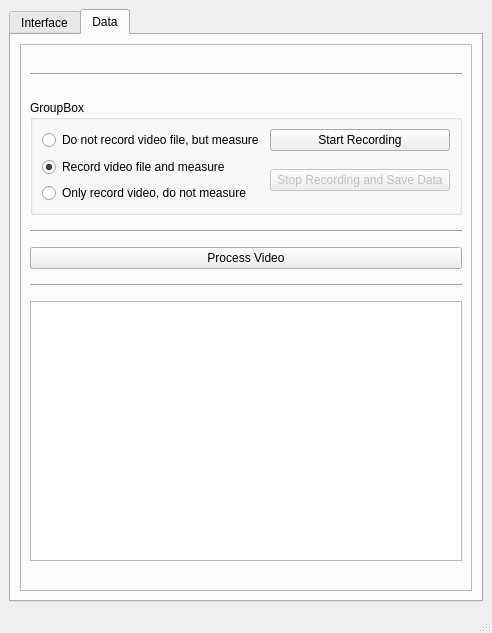
<?xml version="1.0" encoding="UTF-8"?>
<ui version="4.0">
 <class>MainWindow</class>
 <widget class="QMainWindow" name="MainWindow">
  <property name="geometry">
   <rect>
    <x>0</x>
    <y>0</y>
    <width>486</width>
    <height>633</height>
   </rect>
  </property>
  <property name="sizePolicy">
   <sizepolicy hsizetype="Preferred" vsizetype="Preferred">
    <horstretch>0</horstretch>
    <verstretch>0</verstretch>
   </sizepolicy>
  </property>
  <property name="windowTitle">
   <string>Main Control</string>
  </property>
  <property name="styleSheet">
   <string notr="true"/>
  </property>
  <widget class="QWidget" name="centralwidget">
   <layout class="QHBoxLayout" name="horizontalLayout">
    <item>
     <widget class="QTabWidget" name="tabWidget">
      <property name="currentIndex">
       <number>1</number>
      </property>
      <widget class="QWidget" name="tab_interface">
       <attribute name="title">
        <string>Interface</string>
       </attribute>
       <layout class="QVBoxLayout" name="verticalLayout_3">
        <item>
         <widget class="QFrame" name="frame_2">
          <property name="frameShape">
           <enum>QFrame::StyledPanel</enum>
          </property>
          <property name="frameShadow">
           <enum>QFrame::Raised</enum>
          </property>
          <layout class="QGridLayout" name="gridLayout_3">
           <item row="1" column="0" rowspan="2">
            <widget class="QTextBrowser" name="text_vision">
             <property name="documentTitle">
              <string/>
             </property>
            </widget>
           </item>
           <item row="0" column="0">
            <widget class="QLabel" name="label">
             <property name="maximumSize">
              <size>
               <width>16777215</width>
               <height>20</height>
              </size>
             </property>
             <property name="text">
              <string>&lt;html&gt;&lt;head/&gt;&lt;body&gt;&lt;p align=&quot;center&quot;&gt;&lt;span style=&quot; font-weight:600;&quot;&gt;From Vision&lt;/span&gt;&lt;/p&gt;&lt;/body&gt;&lt;/html&gt;</string>
             </property>
            </widget>
           </item>
           <item row="2" column="1">
            <widget class="QPushButton" name="check_vision">
             <property name="enabled">
              <bool>false</bool>
             </property>
             <property name="text">
              <string>Vision Interface Check</string>
             </property>
            </widget>
           </item>
           <item row="1" column="1">
            <widget class="QWidget" name="widget" native="true">
             <layout class="QGridLayout" name="gridLayout_5"/>
            </widget>
           </item>
          </layout>
         </widget>
        </item>
       </layout>
      </widget>
      <widget class="QWidget" name="tab_data">
       <attribute name="title">
        <string>Data</string>
       </attribute>
       <layout class="QVBoxLayout" name="verticalLayout_5">
        <item>
         <widget class="QFrame" name="frame_plot">
          <property name="frameShape">
           <enum>QFrame::StyledPanel</enum>
          </property>
          <property name="frameShadow">
           <enum>QFrame::Raised</enum>
          </property>
          <layout class="QVBoxLayout" name="verticalLayout_6">
           <item>
            <layout class="QGridLayout" name="gridLayout_plot"/>
           </item>
           <item>
            <widget class="Line" name="line_4">
             <property name="minimumSize">
              <size>
               <width>0</width>
               <height>40</height>
              </size>
             </property>
             <property name="orientation">
              <enum>Qt::Horizontal</enum>
             </property>
            </widget>
           </item>
           <item>
            <widget class="QGroupBox" name="groupBox">
             <property name="title">
              <string>GroupBox</string>
             </property>
             <layout class="QGridLayout" name="gridLayout">
              <item row="0" column="0">
               <widget class="QRadioButton" name="recording_meas_only">
                <property name="text">
                 <string>Do not record video file, but measure</string>
                </property>
               </widget>
              </item>
              <item row="0" column="1">
               <widget class="QPushButton" name="recording_start">
                <property name="text">
                 <string>Start Recording</string>
                </property>
               </widget>
              </item>
              <item row="1" column="0">
               <widget class="QRadioButton" name="recording_video_and_meas">
                <property name="text">
                 <string>Record video file and measure</string>
                </property>
                <property name="checked">
                 <bool>true</bool>
                </property>
               </widget>
              </item>
              <item row="2" column="0">
               <widget class="QRadioButton" name="recording_video_only">
                <property name="text">
                 <string>Only record video, do not measure</string>
                </property>
               </widget>
              </item>
              <item row="1" column="1" rowspan="2">
               <widget class="QPushButton" name="recording_stop">
                <property name="enabled">
                 <bool>false</bool>
                </property>
                <property name="minimumSize">
                 <size>
                  <width>180</width>
                  <height>0</height>
                 </size>
                </property>
                <property name="text">
                 <string>Stop Recording and Save Data</string>
                </property>
               </widget>
              </item>
             </layout>
            </widget>
           </item>
           <item>
            <widget class="Line" name="line">
             <property name="minimumSize">
              <size>
               <width>0</width>
               <height>20</height>
              </size>
             </property>
             <property name="orientation">
              <enum>Qt::Horizontal</enum>
             </property>
            </widget>
           </item>
           <item>
            <widget class="QPushButton" name="process_video">
             <property name="text">
              <string>Process Video</string>
             </property>
            </widget>
           </item>
           <item>
            <widget class="Line" name="line_2">
             <property name="minimumSize">
              <size>
               <width>0</width>
               <height>20</height>
              </size>
             </property>
             <property name="orientation">
              <enum>Qt::Horizontal</enum>
             </property>
            </widget>
           </item>
           <item>
            <widget class="QTextBrowser" name="text_main"/>
           </item>
           <item>
            <spacer name="horizontalSpacer">
             <property name="orientation">
              <enum>Qt::Horizontal</enum>
             </property>
             <property name="sizeHint" stdset="0">
              <size>
               <width>316</width>
               <height>20</height>
              </size>
             </property>
            </spacer>
           </item>
          </layout>
         </widget>
        </item>
       </layout>
      </widget>
     </widget>
    </item>
   </layout>
  </widget>
  <widget class="QMenuBar" name="menubar">
   <property name="geometry">
    <rect>
     <x>0</x>
     <y>0</y>
     <width>486</width>
     <height>21</height>
    </rect>
   </property>
  </widget>
  <widget class="QStatusBar" name="statusbar"/>
 </widget>
 <resources/>
 <connections/>
</ui>
